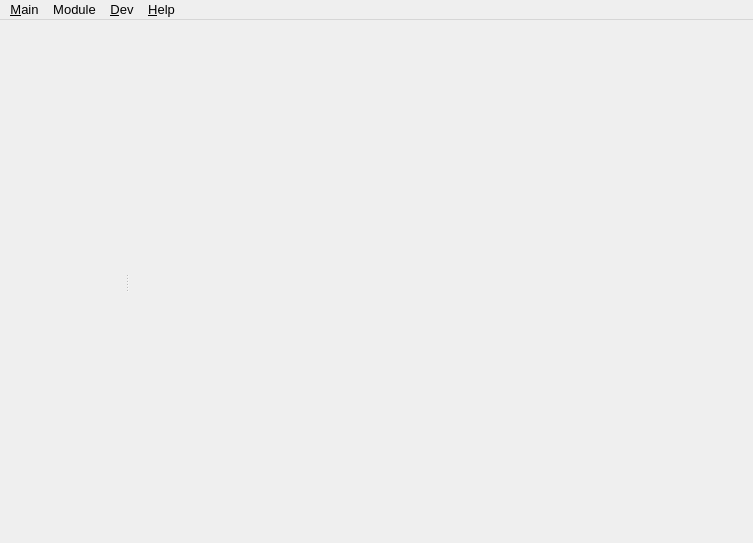
<?xml version="1.0" encoding="UTF-8"?>
<ui version="4.0">
 <class>a2MainWindow</class>
 <widget class="QMainWindow" name="a2MainWindow">
  <property name="geometry">
   <rect>
    <x>0</x>
    <y>0</y>
    <width>753</width>
    <height>543</height>
   </rect>
  </property>
  <property name="font">
   <font>
    <pointsize>10</pointsize>
   </font>
  </property>
  <property name="windowTitle">
   <string notr="true">a2</string>
  </property>
  <widget class="QWidget" name="centralwidget">
   <layout class="QVBoxLayout" name="verticalLayout">
    <property name="spacing">
     <number>0</number>
    </property>
    <property name="leftMargin">
     <number>0</number>
    </property>
    <property name="topMargin">
     <number>0</number>
    </property>
    <property name="rightMargin">
     <number>0</number>
    </property>
    <property name="bottomMargin">
     <number>0</number>
    </property>
    <item>
     <widget class="QSplitter" name="splitter">
      <property name="orientation">
       <enum>Qt::Horizontal</enum>
      </property>
      <property name="childrenCollapsible">
       <bool>false</bool>
      </property>
      <widget class="A2ModuleList" name="module_list" native="true">
       <property name="maximumSize">
        <size>
         <width>500</width>
         <height>16777215</height>
        </size>
       </property>
      </widget>
      <widget class="A2ModuleView" name="module_view" native="true">
       <property name="minimumSize">
        <size>
         <width>500</width>
         <height>0</height>
        </size>
       </property>
      </widget>
     </widget>
    </item>
   </layout>
  </widget>
  <widget class="QMenuBar" name="menubar">
   <property name="geometry">
    <rect>
     <x>0</x>
     <y>0</y>
     <width>753</width>
     <height>24</height>
    </rect>
   </property>
   <widget class="QMenu" name="menuHelp">
    <property name="title">
     <string notr="true">&amp;Help</string>
    </property>
    <addaction name="action_report_bug"/>
    <addaction name="action_report_sugg"/>
    <addaction name="actionChat_on_Gitter"/>
    <addaction name="actionChat_on_Telegram"/>
    <addaction name="separator"/>
    <addaction name="actionAbout_a2"/>
    <addaction name="actionAbout_Autohotkey"/>
   </widget>
   <widget class="QMenu" name="menuDev">
    <property name="title">
     <string notr="true">&amp;Dev</string>
    </property>
    <widget class="QMenu" name="menuRollback_Changes">
     <property name="title">
      <string notr="true">Rollback Changes</string>
     </property>
    </widget>
    <addaction name="actionNew_Module_Dialog"/>
    <addaction name="actionEdit_module"/>
    <addaction name="actionExplore_to"/>
    <addaction name="menuRollback_Changes"/>
    <addaction name="separator"/>
    <addaction name="actionDisable_all_modules"/>
    <addaction name="actionExplore_to_a2_dir"/>
    <addaction name="actionExplore_to_a2_data_dir"/>
    <addaction name="separator"/>
    <addaction name="actionCreate_New_Element"/>
    <addaction name="actionBuild_A2_Package"/>
    <addaction name="actionSet_a2_Version"/>
   </widget>
   <widget class="QMenu" name="menuMain">
    <property name="title">
     <string notr="true">&amp;Main</string>
    </property>
    <addaction name="actionA2_settings"/>
    <addaction name="actionRefresh_UI"/>
    <addaction name="separator"/>
    <addaction name="actionReload_a2_Runtime"/>
    <addaction name="actionLoad_a2_Runtime"/>
    <addaction name="actionUnload_a2_Runtime"/>
    <addaction name="separator"/>
    <addaction name="actionUninstall_a2"/>
    <addaction name="separator"/>
    <addaction name="actionExit_a2ui"/>
   </widget>
   <widget class="QMenu" name="menuModule">
    <property name="title">
     <string notr="true">Module</string>
    </property>
    <addaction name="separator"/>
    <addaction name="actionHelp_on_Module"/>
    <addaction name="actionRevert_Settings"/>
    <addaction name="actionExport_Settings"/>
    <addaction name="actionImport_Settings"/>
   </widget>
   <addaction name="menuMain"/>
   <addaction name="menuModule"/>
   <addaction name="menuDev"/>
   <addaction name="menuHelp"/>
  </widget>
  <action name="actionAbout_a2">
   <property name="text">
    <string notr="true">About a2</string>
   </property>
  </action>
  <action name="actionEdit_module">
   <property name="text">
    <string notr="true">Edit Module</string>
   </property>
   <property name="shortcut">
    <string notr="true">Ctrl+E</string>
   </property>
  </action>
  <action name="actionDisable_all_modules">
   <property name="text">
    <string notr="true">Disable All Modules</string>
   </property>
  </action>
  <action name="actionExplore_to">
   <property name="text">
    <string notr="true">Explore to Module ...</string>
   </property>
   <property name="shortcut">
    <string notr="true">Alt+E</string>
   </property>
  </action>
  <action name="actionAbout_Autohotkey">
   <property name="text">
    <string notr="true">About Autohotkey</string>
   </property>
  </action>
  <action name="actionExplore_to_a2_dir">
   <property name="text">
    <string notr="true">Explore to a2 ...</string>
   </property>
  </action>
  <action name="actionA2_settings">
   <property name="text">
    <string notr="true">a2 Settings</string>
   </property>
  </action>
  <action name="actionExit_a2ui">
   <property name="text">
    <string notr="true">Exit a2UI</string>
   </property>
  </action>
  <action name="actionRefresh_UI">
   <property name="text">
    <string notr="true">Refresh UI</string>
   </property>
   <property name="shortcut">
    <string notr="true">F5</string>
   </property>
  </action>
  <action name="action_report_bug">
   <property name="text">
    <string notr="true">Report a bug</string>
   </property>
  </action>
  <action name="actionNew_Module_Dialog">
   <property name="text">
    <string notr="true">Create New Module</string>
   </property>
   <property name="shortcut">
    <string notr="true">Ctrl+N</string>
   </property>
  </action>
  <action name="actionBuild_A2_Package">
   <property name="text">
    <string notr="true">Build A2 Package</string>
   </property>
   <property name="shortcut">
    <string notr="true"/>
   </property>
  </action>
  <action name="actionCreate_New_Element">
   <property name="text">
    <string notr="true">Create New Element</string>
   </property>
   <property name="shortcut">
    <string notr="true"/>
   </property>
  </action>
  <action name="actionHelp_on_Module">
   <property name="text">
    <string notr="true">Help on Module</string>
   </property>
   <property name="shortcut">
    <string notr="true"/>
   </property>
  </action>
  <action name="actionRevert_Settings">
   <property name="text">
    <string notr="true">Revert Settings</string>
   </property>
   <property name="shortcut">
    <string notr="true"/>
   </property>
  </action>
  <action name="actionReload_a2_Runtime">
   <property name="text">
    <string notr="true">Reload a2 Runtime</string>
   </property>
   <property name="shortcut">
    <string notr="true"/>
   </property>
  </action>
  <action name="actionUnload_a2_Runtime">
   <property name="text">
    <string notr="true">Unload a2 Runtime</string>
   </property>
  </action>
  <action name="actionLoad_a2_Runtime">
   <property name="text">
    <string notr="true">Load a2 Runtime</string>
   </property>
  </action>
  <action name="actionExplore_to_a2_data_dir">
   <property name="text">
    <string notr="true">Explore to a2 data ...</string>
   </property>
   <property name="shortcut">
    <string notr="true"/>
   </property>
  </action>
  <action name="actionUninstall_a2">
   <property name="text">
    <string notr="true">Uninstall a2</string>
   </property>
  </action>
  <action name="action_report_sugg">
   <property name="text">
    <string notr="true">Suggest a feature</string>
   </property>
  </action>
  <action name="actionExport_Settings">
   <property name="text">
    <string notr="true">Export Settings</string>
   </property>
  </action>
  <action name="actionImport_Settings">
   <property name="text">
    <string notr="true">Import Settings</string>
   </property>
  </action>
  <action name="actionChat_on_Gitter">
   <property name="text">
    <string>Chat on Gitter</string>
   </property>
  </action>
  <action name="actionChat_on_Telegram">
   <property name="text">
    <string>Chat on Telegram</string>
   </property>
  </action>
  <action name="actionSet_a2_Version">
   <property name="text">
    <string>Set a2 Version</string>
   </property>
  </action>
 </widget>
 <customwidgets>
  <customwidget>
   <class>A2ModuleList</class>
   <extends>QWidget</extends>
   <header>a2widget.a2module_list</header>
   <container>1</container>
  </customwidget>
  <customwidget>
   <class>A2ModuleView</class>
   <extends>QWidget</extends>
   <header>a2widget.a2module_view</header>
   <container>1</container>
  </customwidget>
 </customwidgets>
 <resources/>
 <connections/>
</ui>
